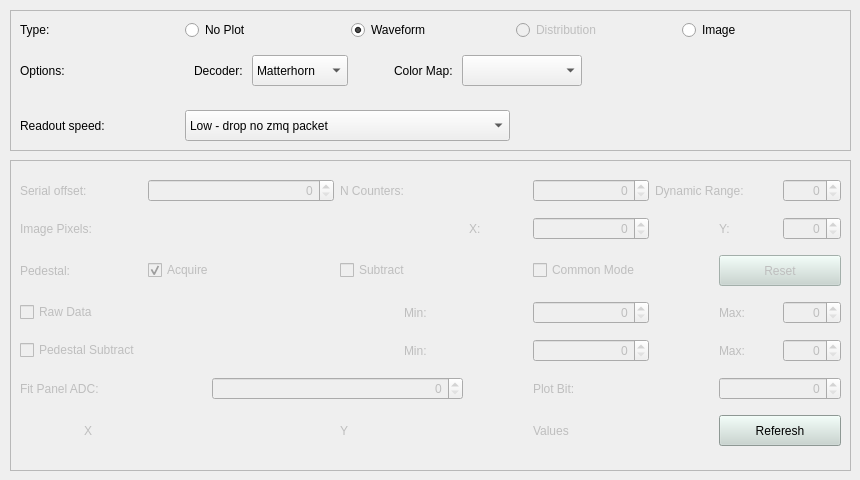
             <widget class="QWidget" name="tabPlot">
              <attribute name="title">
               <string>Plot</string>
              </attribute>
              <widget class="QFrame" name="frame_10">
               <property name="geometry">
                <rect>
                 <x>10</x>
                 <y>160</y>
                 <width>841</width>
                 <height>311</height>
                </rect>
               </property>
               <property name="frameShape">
                <enum>QFrame::StyledPanel</enum>
               </property>
               <property name="frameShadow">
                <enum>QFrame::Sunken</enum>
               </property>
               <layout class="QGridLayout" name="gridLayout_16">
                <item row="1" column="12">
                 <widget class="QSpinBox" name="spinBoxImageY">
                  <property name="enabled">
                   <bool>false</bool>
                  </property>
                  <property name="alignment">
                   <set>Qt::AlignRight|Qt::AlignTrailing|Qt::AlignVCenter</set>
                  </property>
                 </widget>
                </item>
                <item row="4" column="11">
                 <widget class="QLabel" name="label_120">
                  <property name="enabled">
                   <bool>false</bool>
                  </property>
                  <property name="text">
                   <string>Max:</string>
                  </property>
                 </widget>
                </item>
                <item row="0" column="2" colspan="3">
                 <widget class="QSpinBox" name="spinBoxSerialOffset">
                  <property name="enabled">
                   <bool>false</bool>
                  </property>
                  <property name="alignment">
                   <set>Qt::AlignRight|Qt::AlignTrailing|Qt::AlignVCenter</set>
                  </property>
                 </widget>
                </item>
                <item row="5" column="3" colspan="4">
                 <widget class="QSpinBox" name="spinBoxFit">
                  <property name="enabled">
                   <bool>false</bool>
                  </property>
                  <property name="alignment">
                   <set>Qt::AlignRight|Qt::AlignTrailing|Qt::AlignVCenter</set>
                  </property>
                 </widget>
                </item>
                <item row="4" column="0" colspan="4">
                 <widget class="QCheckBox" name="checkBoxPedestal">
                  <property name="enabled">
                   <bool>false</bool>
                  </property>
                  <property name="text">
                   <string>Pedestal Subtract</string>
                  </property>
                 </widget>
                </item>
                <item row="2" column="8" colspan="3">
                 <widget class="QCheckBox" name="checkBoxCommonMode">
                  <property name="enabled">
                   <bool>false</bool>
                  </property>
                  <property name="text">
                   <string>Common Mode</string>
                  </property>
                 </widget>
                </item>
                <item row="0" column="12">
                 <widget class="QSpinBox" name="spinBoxDynamicRange">
                  <property name="enabled">
                   <bool>false</bool>
                  </property>
                  <property name="alignment">
                   <set>Qt::AlignRight|Qt::AlignTrailing|Qt::AlignVCenter</set>
                  </property>
                 </widget>
                </item>
                <item row="3" column="11">
                 <widget class="QLabel" name="label_121">
                  <property name="enabled">
                   <bool>false</bool>
                  </property>
                  <property name="text">
                   <string>Max:</string>
                  </property>
                 </widget>
                </item>
                <item row="2" column="11" colspan="2">
                 <widget class="QPushButton" name="pushButtonReset">
                  <property name="enabled">
                   <bool>false</bool>
                  </property>
                  <property name="minimumSize">
                   <size>
                    <width>0</width>
                    <height>31</height>
                   </size>
                  </property>
                  <property name="styleSheet">
                   <string notr="true">background-color: rgb(199, 213, 207);</string>
                  </property>
                  <property name="text">
                   <string>Reset</string>
                  </property>
                 </widget>
                </item>
                <item row="1" column="8" colspan="2">
                 <widget class="QSpinBox" name="spinBoxImageX">
                  <property name="enabled">
                   <bool>false</bool>
                  </property>
                  <property name="alignment">
                   <set>Qt::AlignRight|Qt::AlignTrailing|Qt::AlignVCenter</set>
                  </property>
                 </widget>
                </item>
                <item row="6" column="8" colspan="2">
                 <widget class="QLabel" name="labelValues">
                  <property name="enabled">
                   <bool>false</bool>
                  </property>
                  <property name="text">
                   <string>Values</string>
                  </property>
                 </widget>
                </item>
                <item row="4" column="8" colspan="2">
                 <widget class="QSpinBox" name="spinBoxPedestalMin">
                  <property name="enabled">
                   <bool>false</bool>
                  </property>
                  <property name="alignment">
                   <set>Qt::AlignRight|Qt::AlignTrailing|Qt::AlignVCenter</set>
                  </property>
                 </widget>
                </item>
                <item row="1" column="7">
                 <widget class="QLabel" name="label_115">
                  <property name="enabled">
                   <bool>false</bool>
                  </property>
                  <property name="text">
                   <string>X:</string>
                  </property>
                 </widget>
                </item>
                <item row="3" column="6" colspan="2">
                 <widget class="QLabel" name="label_118">
                  <property name="enabled">
                   <bool>false</bool>
                  </property>
                  <property name="text">
                   <string>Min:</string>
                  </property>
                 </widget>
                </item>
                <item row="3" column="0" colspan="2">
                 <widget class="QCheckBox" name="checkBoxRaw">
                  <property name="enabled">
                   <bool>false</bool>
                  </property>
                  <property name="text">
                   <string>Raw Data</string>
                  </property>
                 </widget>
                </item>
                <item row="5" column="11" colspan="2">
                 <widget class="QSpinBox" name="spinBoxPlot">
                  <property name="enabled">
                   <bool>false</bool>
                  </property>
                  <property name="alignment">
                   <set>Qt::AlignRight|Qt::AlignTrailing|Qt::AlignVCenter</set>
                  </property>
                 </widget>
                </item>
                <item row="6" column="5">
                 <widget class="QLabel" name="labelY">
                  <property name="enabled">
                   <bool>false</bool>
                  </property>
                  <property name="text">
                   <string>Y</string>
                  </property>
                 </widget>
                </item>
                <item row="5" column="0" colspan="2">
                 <widget class="QLabel" name="label_122">
                  <property name="enabled">
                   <bool>false</bool>
                  </property>
                  <property name="text">
                   <string>Fit Panel ADC:</string>
                  </property>
                 </widget>
                </item>
                <item row="6" column="11" colspan="2">
                 <widget class="QPushButton" name="pushButtonReferesh">
                  <property name="minimumSize">
                   <size>
                    <width>0</width>
                    <height>31</height>
                   </size>
                  </property>
                  <property name="styleSheet">
                   <string notr="true">background-color: rgb(199, 213, 207);</string>
                  </property>
                  <property name="text">
                   <string>Referesh</string>
                  </property>
                 </widget>
                </item>
                <item row="6" column="1">
                 <widget class="QLabel" name="labelX">
                  <property name="enabled">
                   <bool>false</bool>
                  </property>
                  <property name="text">
                   <string>X</string>
                  </property>
                 </widget>
                </item>
                <item row="1" column="0" colspan="2">
                 <widget class="QLabel" name="label_114">
                  <property name="enabled">
                   <bool>false</bool>
                  </property>
                  <property name="text">
                   <string>Image Pixels:</string>
                  </property>
                 </widget>
                </item>
                <item row="3" column="12">
                 <widget class="QSpinBox" name="spinBoxRawMax">
                  <property name="enabled">
                   <bool>false</bool>
                  </property>
                  <property name="alignment">
                   <set>Qt::AlignRight|Qt::AlignTrailing|Qt::AlignVCenter</set>
                  </property>
                 </widget>
                </item>
                <item row="4" column="12">
                 <widget class="QSpinBox" name="spinBoxPedestalMax">
                  <property name="enabled">
                   <bool>false</bool>
                  </property>
                  <property name="alignment">
                   <set>Qt::AlignRight|Qt::AlignTrailing|Qt::AlignVCenter</set>
                  </property>
                 </widget>
                </item>
                <item row="1" column="11">
                 <widget class="QLabel" name="label_116">
                  <property name="enabled">
                   <bool>false</bool>
                  </property>
                  <property name="text">
                   <string>Y:</string>
                  </property>
                 </widget>
                </item>
                <item row="4" column="6" colspan="2">
                 <widget class="QLabel" name="label_119">
                  <property name="enabled">
                   <bool>false</bool>
                  </property>
                  <property name="text">
                   <string>Min:</string>
                  </property>
                 </widget>
                </item>
                <item row="0" column="5" colspan="3">
                 <widget class="QLabel" name="label_112">
                  <property name="enabled">
                   <bool>false</bool>
                  </property>
                  <property name="text">
                   <string>N Counters:</string>
                  </property>
                 </widget>
                </item>
                <item row="0" column="10" colspan="2">
                 <widget class="QLabel" name="label_113">
                  <property name="enabled">
                   <bool>false</bool>
                  </property>
                  <property name="text">
                   <string>Dynamic Range:</string>
                  </property>
                 </widget>
                </item>
                <item row="3" column="8" colspan="2">
                 <widget class="QSpinBox" name="spinBoxRawMin">
                  <property name="enabled">
                   <bool>false</bool>
                  </property>
                  <property name="alignment">
                   <set>Qt::AlignRight|Qt::AlignTrailing|Qt::AlignVCenter</set>
                  </property>
                 </widget>
                </item>
                <item row="5" column="8" colspan="3">
                 <widget class="QLabel" name="label_123">
                  <property name="enabled">
                   <bool>false</bool>
                  </property>
                  <property name="text">
                   <string>Plot Bit:</string>
                  </property>
                 </widget>
                </item>
                <item row="2" column="5" colspan="3">
                 <widget class="QCheckBox" name="checkBoxSubtract">
                  <property name="enabled">
                   <bool>false</bool>
                  </property>
                  <property name="text">
                   <string>Subtract</string>
                  </property>
                 </widget>
                </item>
                <item row="2" column="2" colspan="3">
                 <widget class="QCheckBox" name="checkBoxAcquire">
                  <property name="enabled">
                   <bool>false</bool>
                  </property>
                  <property name="text">
                   <string>Acquire</string>
                  </property>
                  <property name="checked">
                   <bool>true</bool>
                  </property>
                 </widget>
                </item>
                <item row="2" column="0" colspan="2">
                 <widget class="QLabel" name="label_117">
                  <property name="enabled">
                   <bool>false</bool>
                  </property>
                  <property name="text">
                   <string>Pedestal:</string>
                  </property>
                 </widget>
                </item>
                <item row="0" column="0" colspan="2">
                 <widget class="QLabel" name="label_111">
                  <property name="enabled">
                   <bool>false</bool>
                  </property>
                  <property name="text">
                   <string>Serial offset:</string>
                  </property>
                 </widget>
                </item>
                <item row="0" column="8" colspan="2">
                 <widget class="QSpinBox" name="spinBoxNCount">
                  <property name="enabled">
                   <bool>false</bool>
                  </property>
                  <property name="alignment">
                   <set>Qt::AlignRight|Qt::AlignTrailing|Qt::AlignVCenter</set>
                  </property>
                 </widget>
                </item>
               </layout>
              </widget>
              <widget class="QFrame" name="frame_12">
               <property name="geometry">
                <rect>
                 <x>10</x>
                 <y>10</y>
                 <width>841</width>
                 <height>141</height>
                </rect>
               </property>
               <property name="frameShape">
                <enum>QFrame::StyledPanel</enum>
               </property>
               <property name="frameShadow">
                <enum>QFrame::Raised</enum>
               </property>
               <layout class="QGridLayout" name="gridLayout_21">
                <item row="0" column="2">
                 <widget class="QRadioButton" name="radioButtonWaveform">
                  <property name="enabled">
                   <bool>true</bool>
                  </property>
                  <property name="text">
                   <string>Waveform</string>
                  </property>
                  <property name="checked">
                   <bool>true</bool>
                  </property>
                  <attribute name="buttonGroup">
                   <string notr="true">buttonGroup</string>
                  </attribute>
                 </widget>
                </item>
                <item row="1" column="1" colspan="4">
                 <widget class="QStackedWidget" name="stackedWidgetPlotType">
                  <property name="currentIndex">
                   <number>2</number>
                  </property>
                  <widget class="QWidget" name="pageWaveform">
                   <layout class="QGridLayout" name="gridLayout_23">
                    <item row="0" column="2">
                     <widget class="QRadioButton" name="radioButtonStripe">
                      <property name="text">
                       <string>Stripe</string>
                      </property>
                      <property name="checked">
                       <bool>true</bool>
                      </property>
                     </widget>
                    </item>
                    <item row="0" column="3">
                     <spacer name="horizontalSpacer_8">
                      <property name="orientation">
                       <enum>Qt::Horizontal</enum>
                      </property>
                      <property name="sizeHint" stdset="0">
                       <size>
                        <width>40</width>
                        <height>20</height>
                       </size>
                      </property>
                     </spacer>
                    </item>
                    <item row="0" column="1">
                     <widget class="QRadioButton" name="radioButtonOverlay">
                      <property name="text">
                       <string>Overlay</string>
                      </property>
                     </widget>
                    </item>
                    <item row="0" column="0">
                     <widget class="QLabel" name="labelDigitalWaveformOption">
                      <property name="text">
                       <string>Digital plot:</string>
                      </property>
                     </widget>
                    </item>
                   </layout>
                  </widget>
                  <widget class="QWidget" name="pageDistribution"/>
                  <widget class="QWidget" name="pageImage">
                   <layout class="QGridLayout" name="gridLayout_22">
                    <item row="0" column="1">
                     <widget class="QComboBox" name="comboBoxPlot">
                      <property name="enabled">
                       <bool>true</bool>
                      </property>
                      <property name="minimumSize">
                       <size>
                        <width>0</width>
                        <height>31</height>
                       </size>
                      </property>
                      <property name="toolTip">
                       <string>Image decoder</string>
                      </property>
                      <item>
                       <property name="text">
                        <string>Matterhorn</string>
                       </property>
                      </item>
                      <item>
                       <property name="text">
                        <string>Moench04</string>
                       </property>
                      </item>
                      <item>
                       <property name="text">
                        <string>Serializer</string>
                       </property>
                      </item>
                      <item>
                       <property name="text">
                        <string>Deserializer</string>
                       </property>
                      </item>
                      <item>
                       <property name="text">
                        <string/>
                       </property>
                      </item>
                     </widget>
                    </item>
                    <item row="0" column="5">
                     <spacer name="horizontalSpacer_9">
                      <property name="orientation">
                       <enum>Qt::Horizontal</enum>
                      </property>
                      <property name="sizeHint" stdset="0">
                       <size>
                        <width>40</width>
                        <height>20</height>
                       </size>
                      </property>
                     </spacer>
                    </item>
                    <item row="0" column="4">
                     <widget class="QComboBox" name="comboBoxColorMap">
                      <property name="enabled">
                       <bool>true</bool>
                      </property>
                      <property name="minimumSize">
                       <size>
                        <width>120</width>
                        <height>31</height>
                       </size>
                      </property>
                      <property name="toolTip">
                       <string>Color map of the image</string>
                      </property>
                     </widget>
                    </item>
                    <item row="0" column="2">
                     <spacer name="horizontalSpacer_18">
                      <property name="orientation">
                       <enum>Qt::Horizontal</enum>
                      </property>
                      <property name="sizeType">
                       <enum>QSizePolicy::Fixed</enum>
                      </property>
                      <property name="sizeHint" stdset="0">
                       <size>
                        <width>40</width>
                        <height>20</height>
                       </size>
                      </property>
                     </spacer>
                    </item>
                    <item row="0" column="0">
                     <widget class="QLabel" name="label_9">
                      <property name="text">
                       <string>Decoder: </string>
                      </property>
                     </widget>
                    </item>
                    <item row="0" column="3">
                     <widget class="QLabel" name="label_10">
                      <property name="text">
                       <string>Color Map: </string>
                      </property>
                     </widget>
                    </item>
                   </layout>
                  </widget>
                 </widget>
                </item>
                <item row="0" column="3">
                 <widget class="QRadioButton" name="radioButtonDistribution">
                  <property name="enabled">
                   <bool>false</bool>
                  </property>
                  <property name="text">
                   <string>Distribution</string>
                  </property>
                  <attribute name="buttonGroup">
                   <string notr="true">buttonGroup</string>
                  </attribute>
                 </widget>
                </item>
                <item row="0" column="0">
                 <widget class="QLabel" name="label_110">
                  <property name="enabled">
                   <bool>true</bool>
                  </property>
                  <property name="text">
                   <string>Type:</string>
                  </property>
                 </widget>
                </item>
                <item row="0" column="1">
                 <widget class="QRadioButton" name="radioButtonNoPlot">
                  <property name="enabled">
                   <bool>true</bool>
                  </property>
                  <property name="text">
                   <string>No Plot</string>
                  </property>
                  <property name="checked">
                   <bool>false</bool>
                  </property>
                  <attribute name="buttonGroup">
                   <string notr="true">buttonGroup</string>
                  </attribute>
                 </widget>
                </item>
                <item row="0" column="4">
                 <widget class="QRadioButton" name="radioButtonImage">
                  <property name="enabled">
                   <bool>true</bool>
                  </property>
                  <property name="text">
                   <string>Image</string>
                  </property>
                  <attribute name="buttonGroup">
                   <string notr="true">buttonGroup</string>
                  </attribute>
                 </widget>
                </item>
                <item row="1" column="0">
                 <widget class="QLabel" name="labelPlotOptions">
                  <property name="text">
                   <string>Options:</string>
                  </property>
                 </widget>
                </item>
                <item row="2" column="0">
                 <spacer name="verticalSpacer_3">
                  <property name="orientation">
                   <enum>Qt::Vertical</enum>
                  </property>
                  <property name="sizeHint" stdset="0">
                   <size>
                    <width>20</width>
                    <height>40</height>
                   </size>
                  </property>
                 </spacer>
                </item>
                <item row="3" column="0">
                 <widget class="QLabel" name="labelZMQHWM">
                  <property name="toolTip">
                   <string>&lt;html&gt;&lt;head/&gt;&lt;body&gt;&lt;p&gt;If set to high readout, zmq HWM is set to 2 and buffer size to 1MB to drop zmq packets to catch up.&lt;/p&gt;&lt;p&gt;If set to low readout (default), zmq HWM is set to zmq default (1000) and buffer size to os default to not drop any zmq packets.&lt;/p&gt;&lt;/body&gt;&lt;/html&gt;</string>
                  </property>
                  <property name="text">
                   <string>Readout speed:</string>
                  </property>
                 </widget>
                </item>
                <item row="3" column="1" colspan="2">
                 <widget class="QComboBox" name="comboBoxZMQHWM">
                  <property name="enabled">
                   <bool>true</bool>
                  </property>
                  <property name="minimumSize">
                   <size>
                    <width>0</width>
                    <height>31</height>
                   </size>
                  </property>
                  <property name="toolTip">
                   <string>&lt;html&gt;&lt;head/&gt;&lt;body&gt;&lt;p&gt;If set to high readout, zmq HWM is set to 2 and buffer size to 1MB to drop zmq packets to catch up.&lt;/p&gt;&lt;p&gt;If set to low readout (default), zmq HWM is set to zmq default (1000) and buffer size to os default to not drop any zmq packets.&lt;/p&gt;&lt;/body&gt;&lt;/html&gt;</string>
                  </property>
                  <item>
                   <property name="text">
                    <string>Low - drop no zmq packet</string>
                   </property>
                  </item>
                  <item>
                   <property name="text">
                    <string>High - drop zmq packets to catch up</string>
                   </property>
                  </item>
                 </widget>
                </item>
               </layout>
              </widget>
             </widget>
